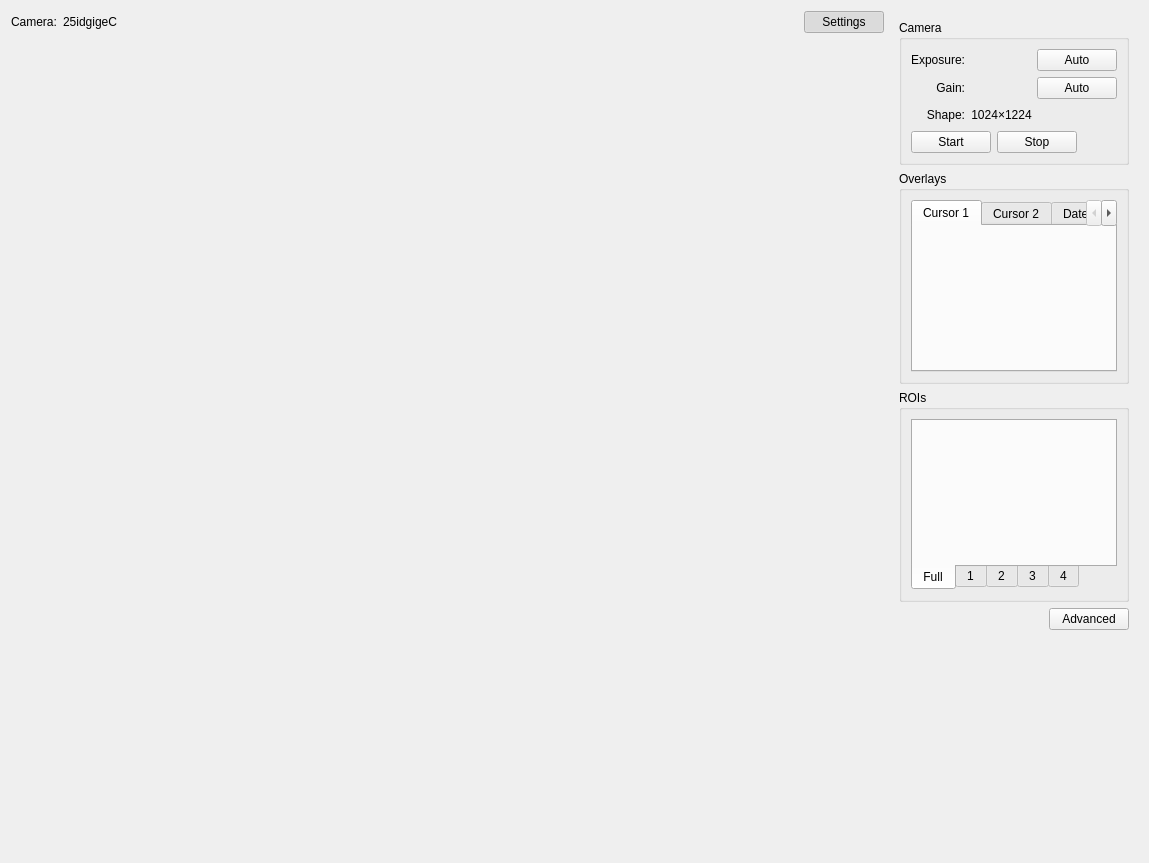
<?xml version="1.0" encoding="UTF-8"?>
<ui version="4.0">
 <class>camera_viewer_form</class>
 <widget class="QWidget" name="camera_viewer_form">
  <property name="geometry">
   <rect>
    <x>0</x>
    <y>0</y>
    <width>1149</width>
    <height>863</height>
   </rect>
  </property>
  <property name="windowTitle">
   <string>${DESC}</string>
  </property>
  <layout class="QVBoxLayout" name="verticalLayout_3">
   <item>
    <layout class="QHBoxLayout" name="horizontalLayout" stretch="5,0">
     <item>
      <layout class="QVBoxLayout" name="left_column_layout" stretch="0,0">
       <item>
        <layout class="QHBoxLayout" name="horizontalLayout_2">
         <item>
          <widget class="PyDMLabel" name="PyDMLabel">
           <property name="sizePolicy">
            <sizepolicy hsizetype="Minimum" vsizetype="Preferred">
             <horstretch>0</horstretch>
             <verstretch>0</verstretch>
            </sizepolicy>
           </property>
           <property name="toolTip">
            <string/>
           </property>
           <property name="text">
            <string>Camera:</string>
           </property>
          </widget>
         </item>
         <item>
          <widget class="QLabel" name="camera_description_label">
           <property name="text">
            <string>25idgigeC</string>
           </property>
          </widget>
         </item>
         <item>
          <spacer name="horizontalSpacer">
           <property name="orientation">
            <enum>Qt::Horizontal</enum>
           </property>
           <property name="sizeHint" stdset="0">
            <size>
             <width>40</width>
             <height>20</height>
            </size>
           </property>
          </spacer>
         </item>
         <item>
          <widget class="QPushButton" name="settings_button">
           <property name="text">
            <string>Settings</string>
           </property>
           <property name="checkable">
            <bool>true</bool>
           </property>
           <property name="checked">
            <bool>true</bool>
           </property>
          </widget>
         </item>
        </layout>
       </item>
       <item>
        <widget class="ImageView" name="image_view" native="true">
         <property name="sizePolicy">
          <sizepolicy hsizetype="Expanding" vsizetype="Expanding">
           <horstretch>0</horstretch>
           <verstretch>0</verstretch>
          </sizepolicy>
         </property>
        </widget>
       </item>
      </layout>
     </item>
     <item>
      <widget class="QFrame" name="controls_frame">
       <property name="enabled">
        <bool>true</bool>
       </property>
       <property name="frameShape">
        <enum>QFrame::NoFrame</enum>
       </property>
       <property name="frameShadow">
        <enum>QFrame::Raised</enum>
       </property>
       <layout class="QVBoxLayout" name="verticalLayout_7">
        <item>
         <widget class="QGroupBox" name="camera_group_box">
          <property name="title">
           <string>Camera</string>
          </property>
          <layout class="QVBoxLayout" name="verticalLayout_6">
           <item>
            <layout class="QGridLayout" name="gridLayout">
             <item row="4" column="0">
              <widget class="QLabel" name="label_8">
               <property name="text">
                <string>Shape:</string>
               </property>
               <property name="alignment">
                <set>Qt::AlignRight|Qt::AlignTrailing|Qt::AlignVCenter</set>
               </property>
              </widget>
             </item>
             <item row="4" column="1">
              <layout class="QHBoxLayout" name="horizontalLayout_5">
               <property name="spacing">
                <number>0</number>
               </property>
               <item>
                <widget class="PyDMLabel" name="PyDMLabel_5">
                 <property name="toolTip">
                  <string/>
                 </property>
                 <property name="text">
                  <string>1024</string>
                 </property>
                 <property name="alignment">
                  <set>Qt::AlignRight|Qt::AlignTrailing|Qt::AlignVCenter</set>
                 </property>
                 <property name="channel" stdset="0">
                  <string>oph://${AD}.cam.array_size.array_size_y</string>
                 </property>
                </widget>
               </item>
               <item>
                <widget class="QLabel" name="label_7">
                 <property name="text">
                  <string>×</string>
                 </property>
                 <property name="alignment">
                  <set>Qt::AlignCenter</set>
                 </property>
                </widget>
               </item>
               <item>
                <widget class="PyDMLabel" name="PyDMLabel_3">
                 <property name="toolTip">
                  <string/>
                 </property>
                 <property name="text">
                  <string>1224</string>
                 </property>
                 <property name="channel" stdset="0">
                  <string>oph://${AD}.cam.array_size.array_size_x</string>
                 </property>
                </widget>
               </item>
               <item>
                <spacer name="horizontalSpacer_2">
                 <property name="orientation">
                  <enum>Qt::Horizontal</enum>
                 </property>
                 <property name="sizeHint" stdset="0">
                  <size>
                   <width>40</width>
                   <height>20</height>
                  </size>
                 </property>
                </spacer>
               </item>
              </layout>
             </item>
             <item row="0" column="0">
              <widget class="QLabel" name="label_2">
               <property name="text">
                <string>Exposure:</string>
               </property>
               <property name="alignment">
                <set>Qt::AlignRight|Qt::AlignTrailing|Qt::AlignVCenter</set>
               </property>
              </widget>
             </item>
             <item row="2" column="0">
              <widget class="QLabel" name="label">
               <property name="text">
                <string>Gain:</string>
               </property>
               <property name="alignment">
                <set>Qt::AlignRight|Qt::AlignTrailing|Qt::AlignVCenter</set>
               </property>
              </widget>
             </item>
             <item row="2" column="1">
              <layout class="QHBoxLayout" name="horizontalLayout_6">
               <item>
                <widget class="PyDMSlider" name="PyDMSlider_2">
                 <property name="enabled">
                  <bool>false</bool>
                 </property>
                 <property name="toolTip">
                  <string/>
                 </property>
                 <property name="rules" stdset="0">
                  <string>[]</string>
                 </property>
                 <property name="channel" stdset="0">
                  <string>oph://${AD}.cam.gain._write_pv</string>
                 </property>
                 <property name="tickPosition" stdset="0">
                  <enum>QSlider::TicksBelow</enum>
                 </property>
                 <property name="userDefinedLimits" stdset="0">
                  <bool>true</bool>
                 </property>
                 <property name="userMinimum" stdset="0">
                  <double>0.000000000000000</double>
                 </property>
                 <property name="userMaximum" stdset="0">
                  <double>20.000000000000000</double>
                 </property>
                 <property name="num_steps" stdset="0">
                  <number>101</number>
                 </property>
                </widget>
               </item>
               <item>
                <widget class="PyDMPushButton" name="PyDMPushButton_3">
                 <property name="toolTip">
                  <string/>
                 </property>
                 <property name="text">
                  <string>Auto</string>
                 </property>
                 <property name="channel" stdset="0">
                  <string>oph://${AD}.cam.gain_auto</string>
                 </property>
                 <property name="pressValue" stdset="0">
                  <string>1</string>
                 </property>
                </widget>
               </item>
              </layout>
             </item>
             <item row="0" column="1">
              <layout class="QHBoxLayout" name="horizontalLayout_7">
               <item>
                <widget class="PyDMSlider" name="PyDMSlider">
                 <property name="enabled">
                  <bool>false</bool>
                 </property>
                 <property name="toolTip">
                  <string/>
                 </property>
                 <property name="rules" stdset="0">
                  <string>[]</string>
                 </property>
                 <property name="channel" stdset="0">
                  <string>oph://${AD}.cam.acquire_time._write_pv</string>
                 </property>
                 <property name="tickPosition" stdset="0">
                  <enum>QSlider::TicksBelow</enum>
                 </property>
                 <property name="userDefinedLimits" stdset="0">
                  <bool>true</bool>
                 </property>
                 <property name="userMinimum" stdset="0">
                  <double>0.000000000000000</double>
                 </property>
                 <property name="userMaximum" stdset="0">
                  <double>0.200000000000000</double>
                 </property>
                </widget>
               </item>
               <item>
                <widget class="PyDMPushButton" name="PyDMPushButton_4">
                 <property name="toolTip">
                  <string/>
                 </property>
                 <property name="text">
                  <string>Auto</string>
                 </property>
                 <property name="channel" stdset="0">
                  <string>oph://${AD}.cam.acquire_time_auto</string>
                 </property>
                 <property name="pressValue" stdset="0">
                  <string>1</string>
                 </property>
                </widget>
               </item>
              </layout>
             </item>
            </layout>
           </item>
           <item>
            <layout class="QHBoxLayout" name="horizontalLayout_4">
             <item>
              <widget class="PyDMPushButton" name="PyDMPushButton">
               <property name="toolTip">
                <string/>
               </property>
               <property name="text">
                <string>Start</string>
               </property>
               <property name="rules" stdset="0">
                <string>[{&quot;name&quot;: &quot;enable_acquire_buttons&quot;, &quot;property&quot;: &quot;Enable&quot;, &quot;initial_value&quot;: &quot;False&quot;, &quot;expression&quot;: &quot;ch[0] == 0&quot;, &quot;channels&quot;: [{&quot;channel&quot;: &quot;${PREFIX}cam1:Acquire&quot;, &quot;trigger&quot;: true, &quot;use_enum&quot;: false}]}]</string>
               </property>
               <property name="alarmSensitiveContent" stdset="0">
                <bool>false</bool>
               </property>
               <property name="alarmSensitiveBorder" stdset="0">
                <bool>false</bool>
               </property>
               <property name="channel" stdset="0">
                <string>oph://${AD}.cam.acquire._write_pv</string>
               </property>
               <property name="passwordProtected" stdset="0">
                <bool>false</bool>
               </property>
               <property name="password" stdset="0">
                <string/>
               </property>
               <property name="protectedPassword" stdset="0">
                <string/>
               </property>
               <property name="showConfirmDialog" stdset="0">
                <bool>false</bool>
               </property>
               <property name="confirmMessage" stdset="0">
                <string>Are you sure you want to proceed?</string>
               </property>
               <property name="pressValue" stdset="0">
                <string>1</string>
               </property>
               <property name="releaseValue" stdset="0">
                <string>None</string>
               </property>
               <property name="relativeChange" stdset="0">
                <bool>false</bool>
               </property>
               <property name="writeWhenRelease" stdset="0">
                <bool>false</bool>
               </property>
              </widget>
             </item>
             <item>
              <widget class="PyDMPushButton" name="PyDMPushButton_2">
               <property name="toolTip">
                <string/>
               </property>
               <property name="text">
                <string>Stop</string>
               </property>
               <property name="rules" stdset="0">
                <string>[{&quot;name&quot;: &quot;enable_acquire_buttons&quot;, &quot;property&quot;: &quot;Enable&quot;, &quot;initial_value&quot;: &quot;&quot;, &quot;expression&quot;: &quot;ch[0] == 1&quot;, &quot;channels&quot;: [{&quot;channel&quot;: &quot;${PREFIX}cam1:Acquire&quot;, &quot;trigger&quot;: true, &quot;use_enum&quot;: false}]}]</string>
               </property>
               <property name="channel" stdset="0">
                <string>oph://${AD}.cam.acquire._write_pv</string>
               </property>
               <property name="pressValue" stdset="0">
                <string>0</string>
               </property>
              </widget>
             </item>
             <item>
              <spacer name="horizontalSpacer_3">
               <property name="orientation">
                <enum>Qt::Horizontal</enum>
               </property>
               <property name="sizeHint" stdset="0">
                <size>
                 <width>40</width>
                 <height>20</height>
                </size>
               </property>
              </spacer>
             </item>
            </layout>
           </item>
          </layout>
         </widget>
        </item>
        <item>
         <widget class="QGroupBox" name="groupBox_2">
          <property name="title">
           <string>Overlays</string>
          </property>
          <layout class="QVBoxLayout" name="verticalLayout">
           <item>
            <widget class="PyDMTabWidget" name="PyDMTabWidget_2">
             <property name="toolTip">
              <string/>
             </property>
             <property name="whatsThis">
              <string/>
             </property>
             <property name="currentIndex">
              <number>0</number>
             </property>
             <property name="alarmChannels">
              <stringlist>
               <string></string>
               <string></string>
               <string></string>
              </stringlist>
             </property>
             <widget class="QWidget" name="tab_6">
              <attribute name="title">
               <string>Cursor 1</string>
              </attribute>
              <layout class="QVBoxLayout" name="verticalLayout_5">
               <item>
                <widget class="PyDMEmbeddedDisplay" name="PyDMEmbeddedDisplay_8">
                 <property name="toolTip">
                  <string/>
                 </property>
                 <property name="frameShape">
                  <enum>QFrame::NoFrame</enum>
                 </property>
                 <property name="macros" stdset="0">
                  <string>AD=${AD},OV=6</string>
                 </property>
                 <property name="filename" stdset="0">
                  <string>area_detector_overlay.ui</string>
                 </property>
                </widget>
               </item>
              </layout>
             </widget>
             <widget class="QWidget" name="tab_7">
              <attribute name="title">
               <string>Cursor 2</string>
              </attribute>
              <layout class="QVBoxLayout" name="verticalLayout_12">
               <item>
                <widget class="PyDMEmbeddedDisplay" name="PyDMEmbeddedDisplay_7">
                 <property name="toolTip">
                  <string/>
                 </property>
                 <property name="frameShape">
                  <enum>QFrame::NoFrame</enum>
                 </property>
                 <property name="macros" stdset="0">
                  <string>AD=${AD},OV=7</string>
                 </property>
                 <property name="filename" stdset="0">
                  <string>area_detector_overlay.ui</string>
                 </property>
                </widget>
               </item>
              </layout>
             </widget>
             <widget class="QWidget" name="tab_8">
              <attribute name="title">
               <string>Datetime</string>
              </attribute>
              <layout class="QVBoxLayout" name="verticalLayout_4">
               <item>
                <widget class="PyDMEmbeddedDisplay" name="PyDMEmbeddedDisplay_6">
                 <property name="toolTip">
                  <string/>
                 </property>
                 <property name="frameShape">
                  <enum>QFrame::NoFrame</enum>
                 </property>
                 <property name="macros" stdset="0">
                  <string>AD=${AD},OV=8</string>
                 </property>
                 <property name="filename" stdset="0">
                  <string>area_detector_overlay.ui</string>
                 </property>
                </widget>
               </item>
              </layout>
             </widget>
            </widget>
           </item>
          </layout>
         </widget>
        </item>
        <item>
         <widget class="QGroupBox" name="groupBox">
          <property name="title">
           <string>ROIs</string>
          </property>
          <layout class="QVBoxLayout" name="verticalLayout_2">
           <item>
            <widget class="PyDMTabWidget" name="PyDMTabWidget">
             <property name="toolTip">
              <string/>
             </property>
             <property name="whatsThis">
              <string/>
             </property>
             <property name="tabPosition">
              <enum>QTabWidget::South</enum>
             </property>
             <property name="tabShape">
              <enum>QTabWidget::Rounded</enum>
             </property>
             <property name="currentIndex">
              <number>0</number>
             </property>
             <property name="tabBarAutoHide">
              <bool>false</bool>
             </property>
             <property name="currentTabAlarmChannel" stdset="0">
              <cstring></cstring>
             </property>
             <property name="alarmChannels">
              <stringlist>
               <string></string>
               <string></string>
               <string></string>
               <string></string>
               <string></string>
              </stringlist>
             </property>
             <widget class="QWidget" name="tab">
              <attribute name="title">
               <string>Full</string>
              </attribute>
              <layout class="QHBoxLayout" name="horizontalLayout_11">
               <item>
                <widget class="PyDMEmbeddedDisplay" name="PyDMEmbeddedDisplay_5">
                 <property name="toolTip">
                  <string/>
                 </property>
                 <property name="frameShape">
                  <enum>QFrame::NoFrame</enum>
                 </property>
                 <property name="macros" stdset="0">
                  <string>AD=${AD},R=5</string>
                 </property>
                 <property name="filename" stdset="0">
                  <string>area_detector_roi.ui</string>
                 </property>
                </widget>
               </item>
              </layout>
             </widget>
             <widget class="QWidget" name="tab_2">
              <attribute name="title">
               <string>1</string>
              </attribute>
              <layout class="QVBoxLayout" name="verticalLayout_8">
               <item>
                <widget class="PyDMEmbeddedDisplay" name="PyDMEmbeddedDisplay">
                 <property name="toolTip">
                  <string/>
                 </property>
                 <property name="frameShape">
                  <enum>QFrame::NoFrame</enum>
                 </property>
                 <property name="macros" stdset="0">
                  <string>AD=${AD},R=1</string>
                 </property>
                 <property name="filename" stdset="0">
                  <string>area_detector_roi.ui</string>
                 </property>
                </widget>
               </item>
              </layout>
             </widget>
             <widget class="QWidget" name="tab_5">
              <attribute name="title">
               <string>2</string>
              </attribute>
              <layout class="QVBoxLayout" name="verticalLayout_9">
               <item>
                <widget class="PyDMEmbeddedDisplay" name="PyDMEmbeddedDisplay_2">
                 <property name="toolTip">
                  <string/>
                 </property>
                 <property name="frameShape">
                  <enum>QFrame::NoFrame</enum>
                 </property>
                 <property name="macros" stdset="0">
                  <string>AD=${AD},R=2</string>
                 </property>
                 <property name="filename" stdset="0">
                  <string>area_detector_roi.ui</string>
                 </property>
                </widget>
               </item>
              </layout>
             </widget>
             <widget class="QWidget" name="tab_4">
              <attribute name="title">
               <string>3</string>
              </attribute>
              <layout class="QVBoxLayout" name="verticalLayout_10">
               <item>
                <widget class="PyDMEmbeddedDisplay" name="PyDMEmbeddedDisplay_3">
                 <property name="toolTip">
                  <string/>
                 </property>
                 <property name="frameShape">
                  <enum>QFrame::NoFrame</enum>
                 </property>
                 <property name="macros" stdset="0">
                  <string>AD=${AD},R=3</string>
                 </property>
                 <property name="filename" stdset="0">
                  <string>area_detector_roi.ui</string>
                 </property>
                </widget>
               </item>
              </layout>
             </widget>
             <widget class="QWidget" name="tab_3">
              <attribute name="title">
               <string>4</string>
              </attribute>
              <layout class="QVBoxLayout" name="verticalLayout_11">
               <item>
                <widget class="PyDMEmbeddedDisplay" name="PyDMEmbeddedDisplay_4">
                 <property name="toolTip">
                  <string/>
                 </property>
                 <property name="frameShape">
                  <enum>QFrame::NoFrame</enum>
                 </property>
                 <property name="macros" stdset="0">
                  <string>AD=${AD},R=4</string>
                 </property>
                 <property name="filename" stdset="0">
                  <string>area_detector_roi.ui</string>
                 </property>
                </widget>
               </item>
              </layout>
             </widget>
            </widget>
           </item>
          </layout>
         </widget>
        </item>
        <item>
         <layout class="QHBoxLayout" name="horizontalLayout_9">
          <item>
           <spacer name="horizontalSpacer_6">
            <property name="orientation">
             <enum>Qt::Horizontal</enum>
            </property>
            <property name="sizeHint" stdset="0">
             <size>
              <width>40</width>
              <height>20</height>
             </size>
            </property>
           </spacer>
          </item>
          <item>
           <widget class="QPushButton" name="caqtdm_button">
            <property name="enabled">
             <bool>true</bool>
            </property>
            <property name="toolTip">
             <string>Launch the ADAravis caQtDM window</string>
            </property>
            <property name="text">
             <string>Advanced</string>
            </property>
           </widget>
          </item>
         </layout>
        </item>
        <item>
         <spacer name="verticalSpacer">
          <property name="orientation">
           <enum>Qt::Vertical</enum>
          </property>
          <property name="sizeHint" stdset="0">
           <size>
            <width>20</width>
            <height>40</height>
           </size>
          </property>
         </spacer>
        </item>
       </layout>
      </widget>
     </item>
    </layout>
   </item>
  </layout>
 </widget>
 <customwidgets>
  <customwidget>
   <class>PyDMTabWidget</class>
   <extends>QTabWidget</extends>
   <header>pydm.widgets.tab_bar</header>
  </customwidget>
  <customwidget>
   <class>PyDMLabel</class>
   <extends>QLabel</extends>
   <header>pydm.widgets.label</header>
  </customwidget>
  <customwidget>
   <class>PyDMEmbeddedDisplay</class>
   <extends>QFrame</extends>
   <header>pydm.widgets.embedded_display</header>
  </customwidget>
  <customwidget>
   <class>PyDMPushButton</class>
   <extends>QPushButton</extends>
   <header>pydm.widgets.pushbutton</header>
  </customwidget>
  <customwidget>
   <class>PyDMSlider</class>
   <extends>QFrame</extends>
   <header>pydm.widgets.slider</header>
  </customwidget>
  <customwidget>
   <class>ImageView</class>
   <extends>QWidget</extends>
   <header>pyqtgraph</header>
   <container>1</container>
  </customwidget>
 </customwidgets>
 <resources/>
 <connections/>
</ui>
